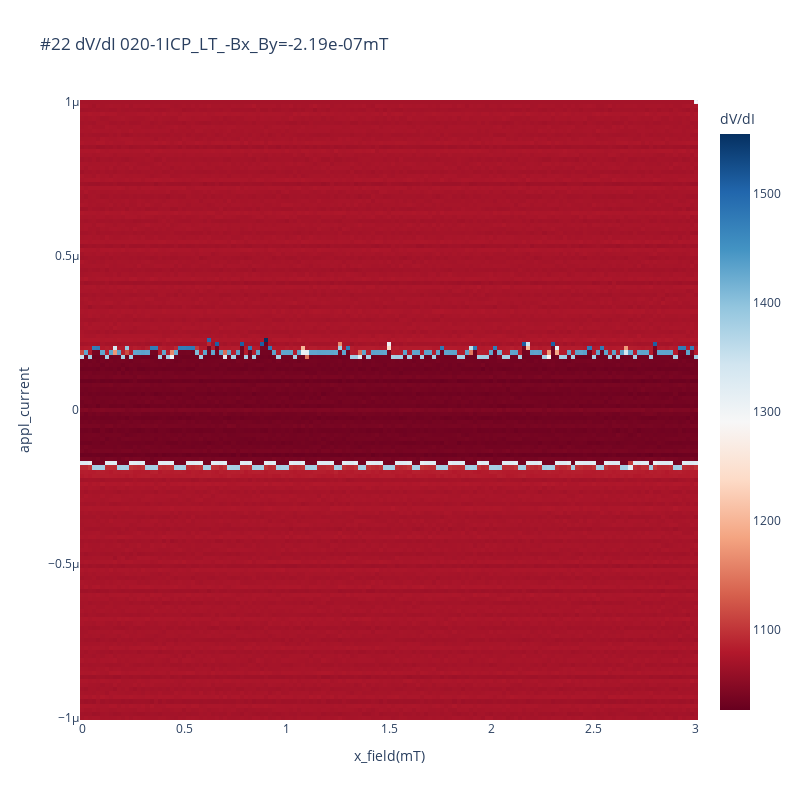

The notebook cell saved with this chart:
### Code cell
dataset = qc.load_by_id(dataid)
run_id, exp_name, sample_name, sample_junction, name, description = get_detaset_info(dataset)
df = dataset.to_pandas_dataframe().reset_index()
para_list = dataset.parameters.split(",")
para_list
df['dV/dI'] = pd.DataFrame(np.diff(df['meas_voltage_K1']) / np.diff(df['appl_current']), columns=['r']).reindex(df.index, method=None)
df['volt_correct'] = df['meas_voltage_K1'] - (R_fit_SC * df['appl_current'])

fig = go.Figure(data=go.Heatmap(
        x=df['x_field']*1e3,
        y=df['appl_current'],
        # z=df['volt_correct'],
        z=df['dV/dI'],
        colorscale='RdBu',
        colorbar=dict(
            title='dV/dI', titleside='top')),
        layout=dict(
            title=f"#{run_id} dV/dI {sample_name}",
            xaxis_title=f"{para_list[0]}(mT)",
            yaxis_title=para_list[1],
            height=800, width=800))
fig.show()

### Figure 1 — Plotly figure (JSON) as saved in the notebook; plotly's stock layout.template omitted (floating-point values rounded to 4 significant figures; data arrays with more than 128 entries replaced by an {"elided": "..."} marker saying what was removed)
{"data": [{"colorbar": {"title": {"side": "top", "text": "dV/dI"}}, "colorscale": [[0, "rgb(103,0,31)"], [0.1, "rgb(178,24,43)"], [0.2, "rgb(214,96,77)"], [0.3, "rgb(244,165,130)"], [0.4, "rgb(253,219,199)"], [0.5, "rgb(247,247,247)"], [0.6, "rgb(209,229,240)"], [0.7, "rgb(146,197,222)"], [0.8, "rgb(67,147,195)"], [0.9, "rgb(33,102,172)"], [1, "rgb(5,48,97)"]], "type": "heatmap", "x": {"elided": "22801 float values"}, "y": {"elided": "22801 float values"}, "z": {"elided": "22801 float values"}}], "layout": {"height": 800, "title": {"text": "#22 dV/dI 020-1ICP_LT_-Bx_By=-2.19e-07mT"}, "width": 800, "xaxis": {"title": {"text": "x_field(mT)"}}, "yaxis": {"title": {"text": "appl_current"}}}}
